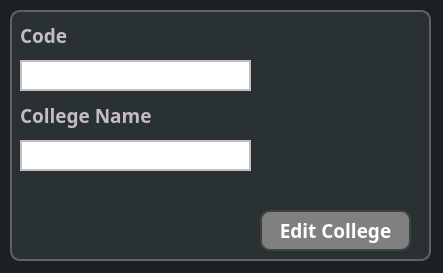
<?xml version="1.0" encoding="UTF-8"?>
<ui version="4.0">
 <class>dlgEditCollege</class>
 <widget class="QDialog" name="dlgEditCollege">
  <property name="geometry">
   <rect>
    <x>0</x>
    <y>0</y>
    <width>443</width>
    <height>273</height>
   </rect>
  </property>
  <property name="minimumSize">
   <size>
    <width>443</width>
    <height>273</height>
   </size>
  </property>
  <property name="maximumSize">
   <size>
    <width>443</width>
    <height>273</height>
   </size>
  </property>
  <property name="windowTitle">
   <string>Edit College</string>
  </property>
  <property name="styleSheet">
   <string notr="true">background: #1b2023;
color: rgb(195, 188, 194);</string>
  </property>
  <widget class="QLineEdit" name="inEditCollegeCode">
   <property name="geometry">
    <rect>
     <x>20</x>
     <y>60</y>
     <width>231</width>
     <height>31</height>
    </rect>
   </property>
   <property name="styleSheet">
    <string notr="true">background: white;
color: black;
border: 2px solid rgb(195, 188, 194);
</string>
   </property>
   <property name="text">
    <string/>
   </property>
  </widget>
  <widget class="QLineEdit" name="inEditCollegeName">
   <property name="geometry">
    <rect>
     <x>20</x>
     <y>140</y>
     <width>231</width>
     <height>31</height>
    </rect>
   </property>
   <property name="font">
    <font>
     <family>Inter</family>
    </font>
   </property>
   <property name="styleSheet">
    <string notr="true">background: white;
color: black;
border: 2px solid rgb(195, 188, 194);
</string>
   </property>
   <property name="text">
    <string/>
   </property>
  </widget>
  <widget class="QPushButton" name="btnDlgEditCollege">
   <property name="geometry">
    <rect>
     <x>260</x>
     <y>210</y>
     <width>151</width>
     <height>41</height>
    </rect>
   </property>
   <property name="font">
    <font>
     <family>Inter 18pt</family>
     <pointsize>14</pointsize>
     <weight>75</weight>
     <bold>true</bold>
    </font>
   </property>
   <property name="styleSheet">
    <string notr="true">background-color: gray;
color: white;
border: 2px solid rgb(65, 65, 65);
border-radius: 10px;</string>
   </property>
   <property name="text">
    <string>Edit College</string>
   </property>
  </widget>
  <widget class="QLabel" name="bgEditCollege">
   <property name="geometry">
    <rect>
     <x>10</x>
     <y>10</y>
     <width>421</width>
     <height>251</height>
    </rect>
   </property>
   <property name="styleSheet">
    <string notr="true">background: #2a3133;
border-radius: 10px;
border: 2px solid #606364</string>
   </property>
   <property name="text">
    <string/>
   </property>
  </widget>
  <widget class="QLabel" name="txtEditCollegeCode">
   <property name="geometry">
    <rect>
     <x>20</x>
     <y>20</y>
     <width>161</width>
     <height>31</height>
    </rect>
   </property>
   <property name="font">
    <font>
     <family>Inter 18pt</family>
     <pointsize>14</pointsize>
     <weight>75</weight>
     <bold>true</bold>
    </font>
   </property>
   <property name="styleSheet">
    <string notr="true">background: #2a3133;
color: rgb(195, 188, 194);</string>
   </property>
   <property name="text">
    <string>Code</string>
   </property>
  </widget>
  <widget class="QLabel" name="txtEditCollegeName">
   <property name="geometry">
    <rect>
     <x>20</x>
     <y>100</y>
     <width>161</width>
     <height>31</height>
    </rect>
   </property>
   <property name="font">
    <font>
     <family>Inter 18pt</family>
     <pointsize>14</pointsize>
     <weight>75</weight>
     <bold>true</bold>
    </font>
   </property>
   <property name="styleSheet">
    <string notr="true">background: #2a3133;
color: rgb(195, 188, 194);</string>
   </property>
   <property name="text">
    <string>College Name</string>
   </property>
  </widget>
  <zorder>bgEditCollege</zorder>
  <zorder>btnDlgEditCollege</zorder>
  <zorder>txtEditCollegeCode</zorder>
  <zorder>txtEditCollegeName</zorder>
  <zorder>inEditCollegeName</zorder>
  <zorder>inEditCollegeCode</zorder>
 </widget>
 <resources/>
 <connections/>
</ui>
